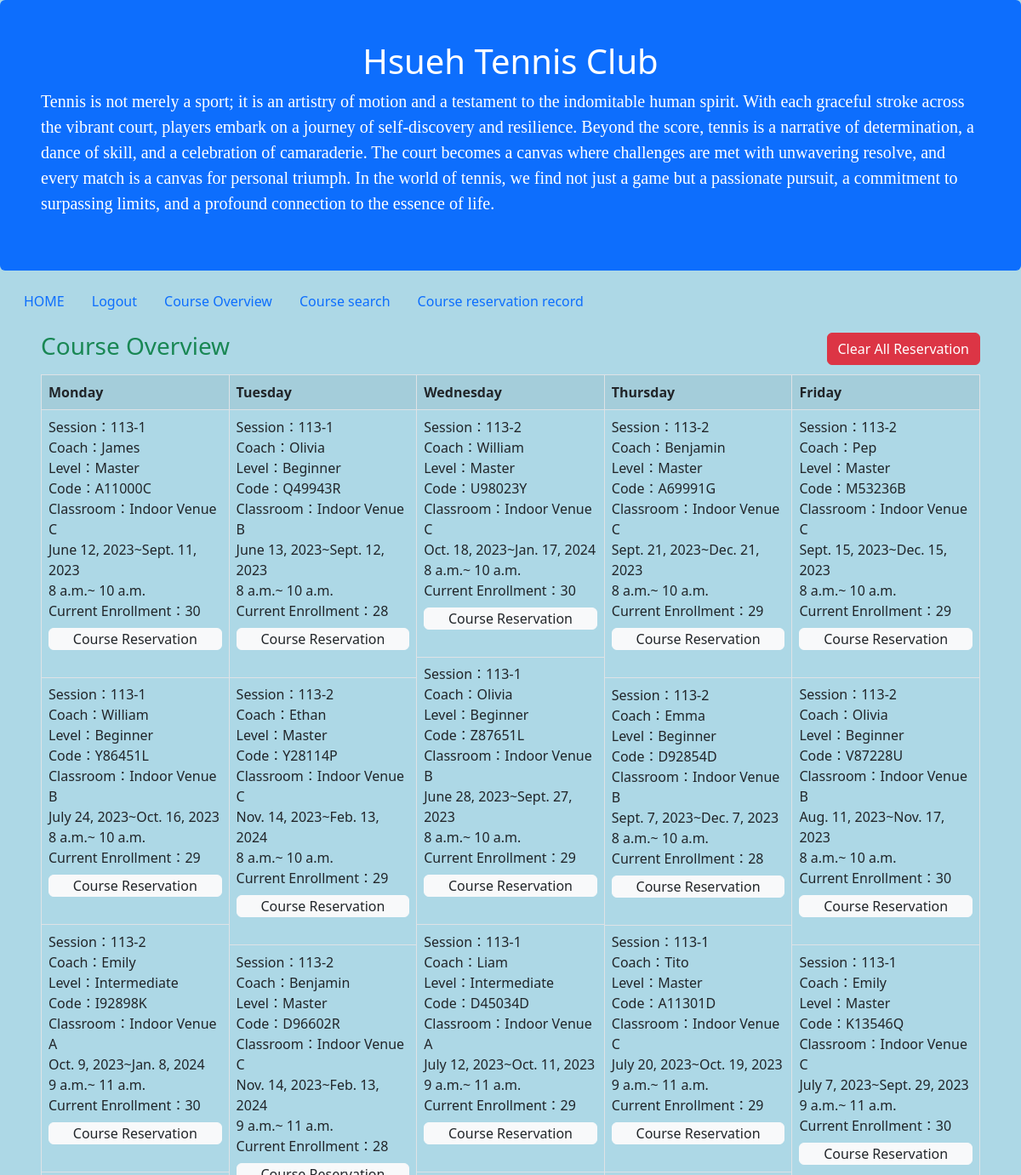
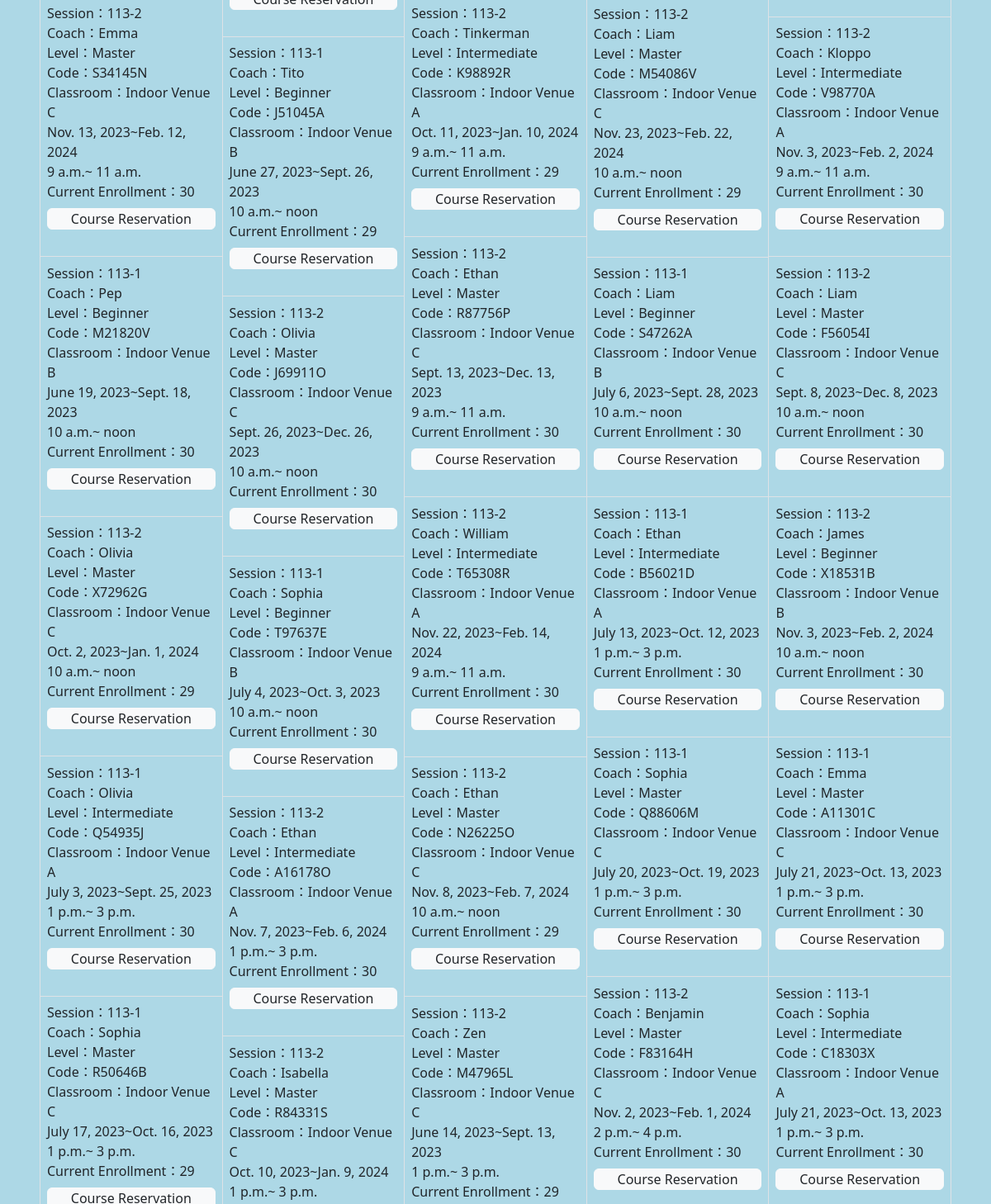
Before: /Course_reservation/ (upper part) with the older database file (2 pictures, top to bottom).
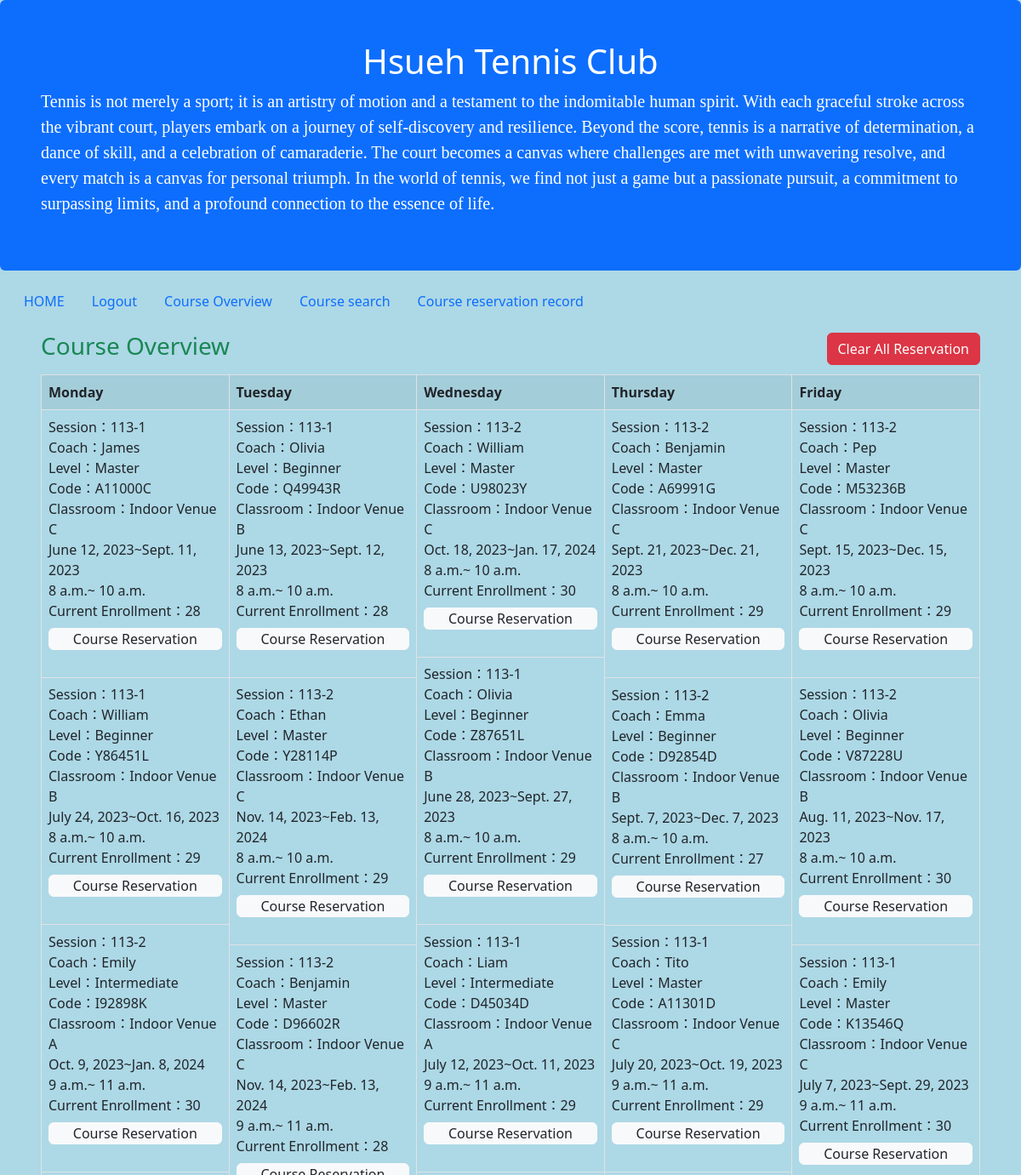
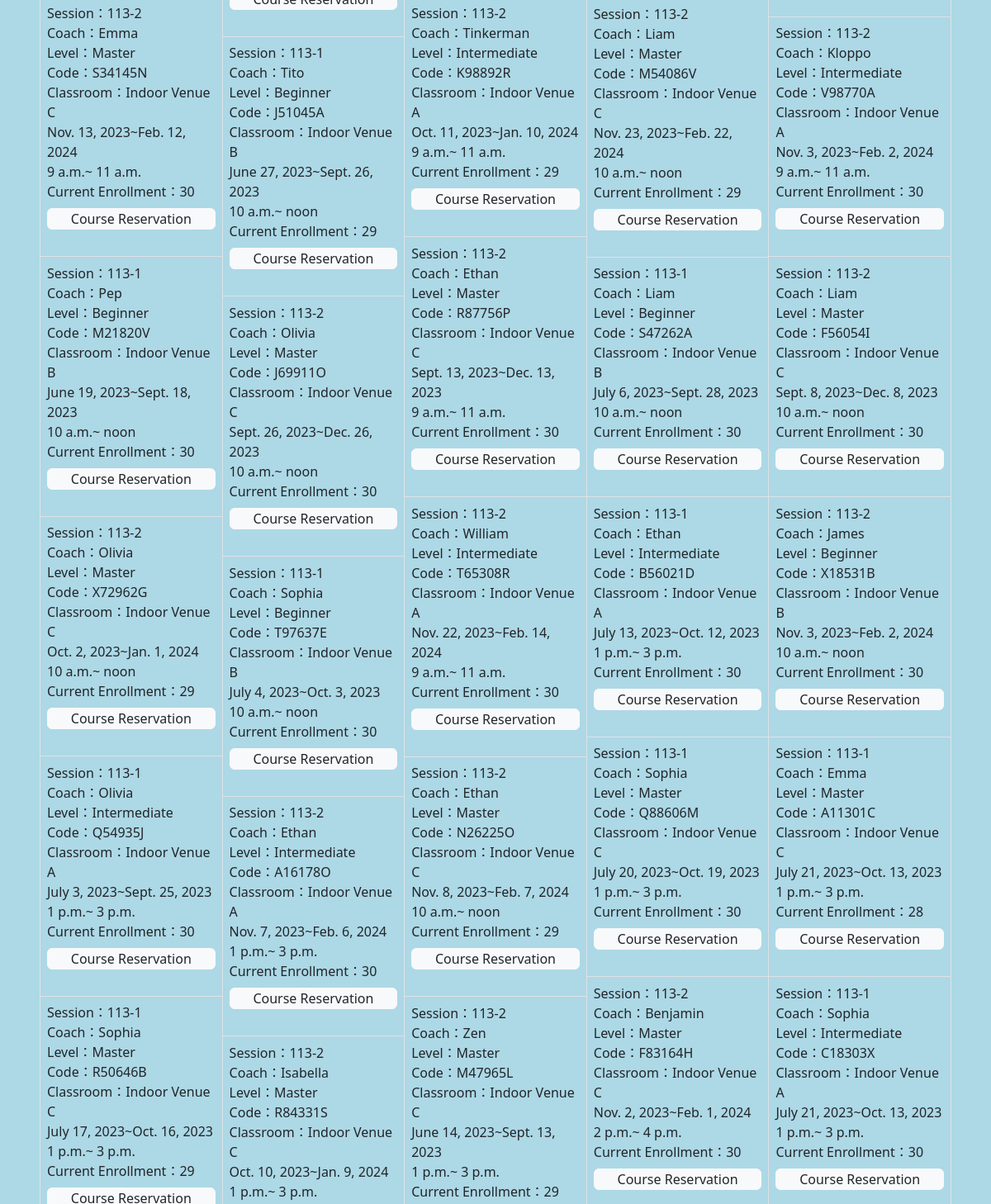
After: the same page with the newer database file (2 pictures, top to bottom).
### Course_reservation/models.py (models this page shows, shortened)
class Course_reservation(models.Model):
    Period = models.CharField(max_length=255,null=True,help_text="期別")
    Course_code = models.CharField(max_length=255,null=True,help_text="課程代碼")
    Time_start = models.DateField(null=True,help_text="開始日期")
    Time_end = models.DateField(null=True,help_text="結束日期")
    week_choices = [
        ('Monday', 'Monday'),
        ('Tuesday', 'Tuesday'),
        ('Wednesday', 'Wednesday'),
        ('Thursday', 'Thursday'),
        ('Friday', 'Friday'),
    ]
    week=models.CharField(max_length=10, choices=week_choices, default='')
    class_time_start=models.TimeField(null=True)
    class_time_end=models.TimeField(null=True)
    Classroom = models.CharField(max_length=255,null=True,help_text="教室")
    Category_choices = [
        ('Beginner', 'Beginner'),
        ('Intermediate', 'Intermediate'),
        ('Master', 'Master'),
    ]
    Category = models.CharField(max_length=255,choices=Category_choices,null=True,help_text="課程等級")
    Coach_name = models.CharField(max_length=255,null=True,help_text="教練名子")
    Full_number_applicants = models.IntegerField(default=26,null=True,help_text="總共可報名的人數")
    Current_number_applicants = models.IntegerField(default=0,null=True,help_text="目前報名人數")
    Class_status_choices = [
        ('Registration Open', 'Registration Open'),#報名中
        (' Registration Closed', ' Registration Closed'),#報名已滿
        ('Cancelled ', 'Cancelled '),#停開
        ('On-site Registration Only', 'On-site Registration Only'),#僅現場報名
    ]
    Class_status = models.CharField(max_length=255,choices=Class_status_choices,null=True,help_text="班級狀態，報名中、報名已滿、停開、僅現場報名")

### Course_reservation/views.py (the view)
# urls.py: path('', views.index, name='index'),
def index(request):
    master = master_html(request)
    if (request.user.username[:4] == "v2-1"):
        template = loader.get_template('Course_reservation_v2_1.html')
    elif (request.user.username[:4] == "v2-2"):
        template = loader.get_template('Course_reservation_v2_2.html')
    elif (request.user.username[:4] == "v3-1"):
        template = loader.get_template('Course_reservation_v2_2.html')
    elif (request.user.username[:4] == "v8-2"):
        template = loader.get_template('Course_reservation_v8_2.html')
    elif (request.user.username[:4] == "v9-1"):
        template = loader.get_template('Course_reservation_v2_1.html')
    elif (request.user.username[:4] == "v9-2"):
        template = loader.get_template('Course_reservation_v2_1.html')
    else:
        template = loader.get_template('Course_reservation_v2_2.html')
    Course_reservation_list = Course_reservation.objects.all()
    Period_list = Course_reservation.objects.values_list('Period', flat=True).distinct()
    Course_code_list = Course_reservation.objects.values_list('Course_code', flat=True).distinct()
    Category_list = Course_reservation.objects.values_list('Category', flat=True).distinct()
    course_reservation_Filter = Course_reservation_Filter(queryset=Course_reservation_list)
    if request.method == "POST":
        course_reservation_Filter = Course_reservation_Filter(request.POST, queryset=Course_reservation_list)
    context = {
        'Course_reservation_list': Course_reservation_list,
        'course_reservation_Filter': course_reservation_Filter,
        'Period_list': Period_list,
        'Course_code_list': Course_code_list,
        'Category_list': Category_list,
        'master': master
    }
    return HttpResponse(template.render(context, request))

### Course_reservation/templates/Course_reservation_v2_2.html (shortened to what the changed rows need)
{% extends master %}
{% load my_custom_filters %}
{% block content %}
<div class="container-fluid p-5 pt-3">
    <table class="table table-striped table-bordered">
        <tr>
            <th> Monday</th>
            <th> Tuesday</th>
            <th> Wednesday</th>
            <th> Thursday</th>
            <th> Friday</th>
        </tr>
        <tr>
            <td width="20%" class="p-0">
                <table class="table">
                    {% for Course_reservation in Course_reservation_list|dictsort:"class_time_start" %}
                    <tr>
                        <form name='my form' action='Course_content/' method='GET'>
                            {% if Course_reservation.week == "Monday" %}
                            <td>
                                Session：{{ Course_reservation.Period }}<br>
                                Coach：{{ Course_reservation.Coach_name }}<br>
                                Level：{{ Course_reservation.Category }} <br>
                                Code：{{ Course_reservation.Course_code }} <br>
                                Classroom：{{ Course_reservation.Classroom }} <br>
                                {{ Course_reservation.Time_start }}~{{ Course_reservation.Time_end }}<br>
                                {{ Course_reservation.class_time_start }}~
                                {{ Course_reservation.class_time_end }}
                                <br>
                                Current Enrollment：{{ Course_reservation.Current_number_applicants }} <br>
                                <a id="{{ Course_reservation.Course_code }}_Course_Reservation"class="mt-2 nav-link btn btn-light"
                                    href="Course_content?code={{ Course_reservation.Course_code }}">Course Reservation</a>
                                <br>
                            </td>
                            {% endif %}
                        </form>
                    </tr>
                    {% endfor %}
                </table>
            </td>
            <td width="20%" class="p-0">
                <table class="table">
                    {% for Course_reservation in Course_reservation_list|dictsort:"class_time_start"  %}
                        <tr>
                            {% if Course_reservation.week == "Thursday" %}
                            <td>
                                Session：{{ Course_reservation.Period }}<br>
                                Coach：{{ Course_reservation.Coach_name }}<br>
                                Level：{{ Course_reservation.Category }}
                                <br>
                                Code：{{ Course_reservation.Course_code }}
                                <br>
                                Classroom：{{ Course_reservation.Classroom }}
                                <br>
                                {{ Course_reservation.Time_start }}~{{ Course_reservation.Time_end }}<br>
                                {{ Course_reservation.class_time_start }}~
                                {{ Course_reservation.class_time_end }}
                                <br>
                                Current Enrollment：{{ Course_reservation.Current_number_applicants }}
                                <br>
                                <a id="{{ Course_reservation.Course_code }}_Course_Reservation" class="mt-2 nav-link btn btn-light"
                                    href="Course_content?code={{ Course_reservation.Course_code }}">Course Reservation</a>
                                <br>
                            </td>
                            {% endif %}
                        </tr>
                    {% endfor %}
                </table>
            </td>
            <td width="20%" class="p-0">
                <table class="table">
                    {% for Course_reservation in Course_reservation_list|dictsort:"class_time_start" %}
                        <tr>
                            {% if Course_reservation.week == "Friday" %}
                            <td>
                                Session：{{ Course_reservation.Period }}<br>
                                Coach：{{ Course_reservation.Coach_name }}<br>
                                Level：{{ Course_reservation.Category }}
                                <br>
                                Code：{{ Course_reservation.Course_code }}
                                <br>
                                Classroom：{{ Course_reservation.Classroom }}
                                <br>
                                {{ Course_reservation.Time_start }}~{{ Course_reservation.Time_end }}<br>
                                {{ Course_reservation.class_time_start }}~
                                {{ Course_reservation.class_time_end }}
                                <br>
                                Current Enrollment：{{ Course_reservation.Current_number_applicants }}
                                <br>
                                <a id="{{ Course_reservation.Course_code }}_Course_Reservation" class="mt-2 nav-link btn btn-light"
                                    href="Course_content?code={{ Course_reservation.Course_code }}">Course Reservation</a>
                                <br>
                            </td>
                            {% endif %}
                        </tr>
                    {% endfor %}
                </table>
        </td>
        </tr>
    </table>
</div>
{% endblock %}

Changed rows visible on the page:
changed Course_reservation "June 12, 2023": Current_number_applicants "30" → "28"
changed Course_reservation "Sept. 7, 2023": Current_number_applicants "28" → "27"
changed Course_reservation (number 39 of 40 on the later page): Current_number_applicants "30" → "28"
